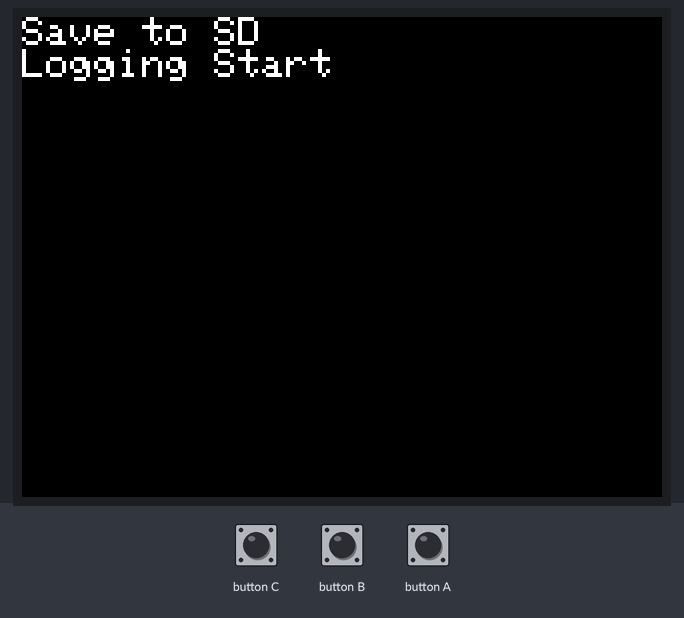
This program was run on a simulated ESP32. Parts: 320×240 colour display. The inputs (shaded band) are chosen by the test bench. Storage starts empty.

Above: at 1.4 s.
1.5 s: button C pressed for 0.15 s
At 2.5 s:
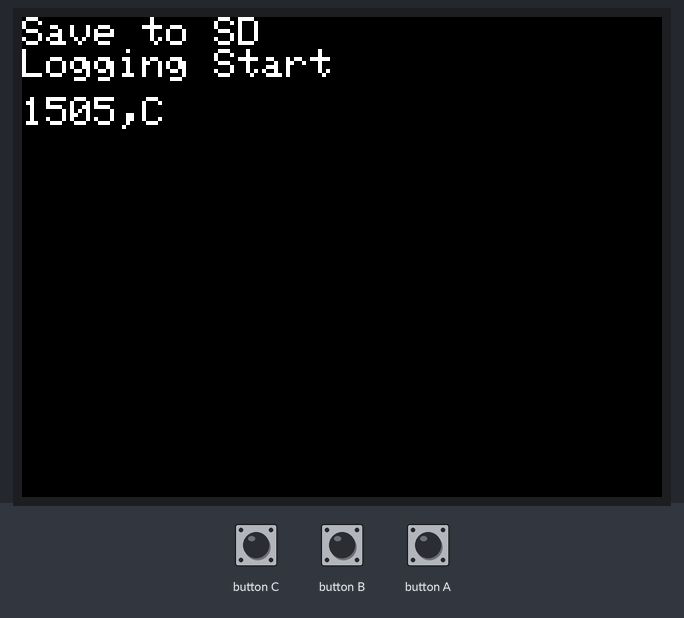
3.1 s: button B pressed for 0.15 s
At 3.7 s:
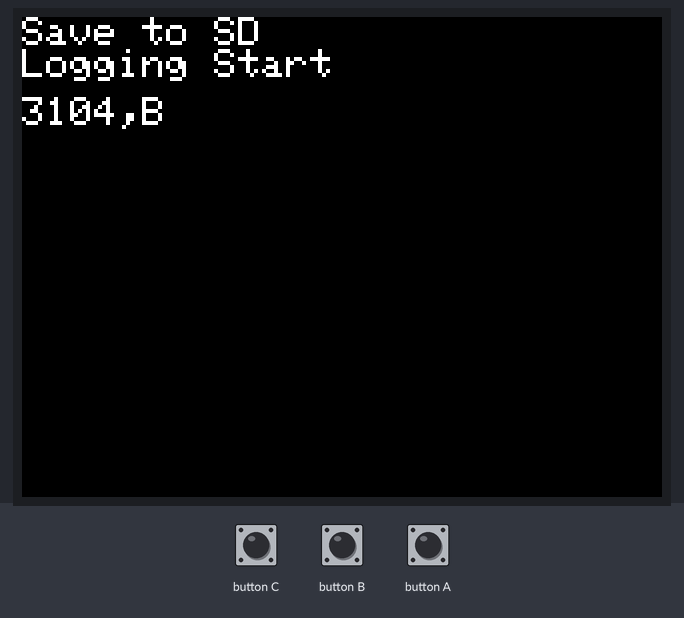
4.7 s: button A pressed for 0.15 s
At 5.9 s:
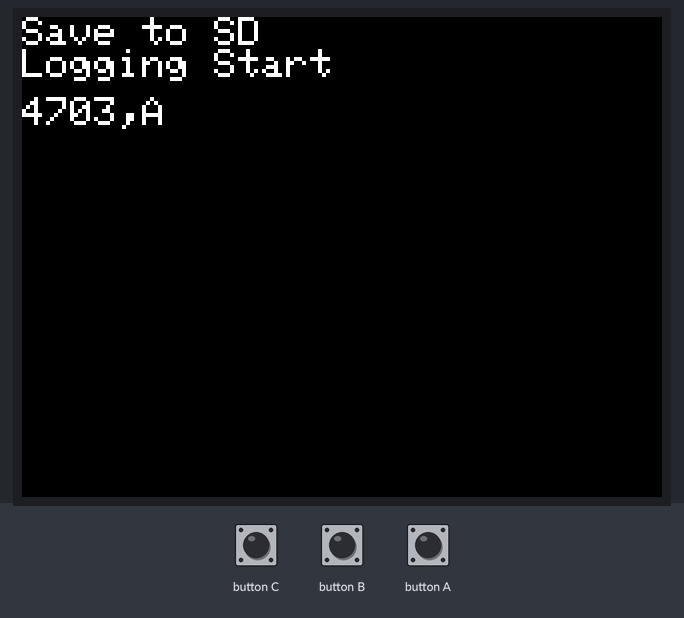
6.3 s: button C pressed for 1 s
At 7.2 s:
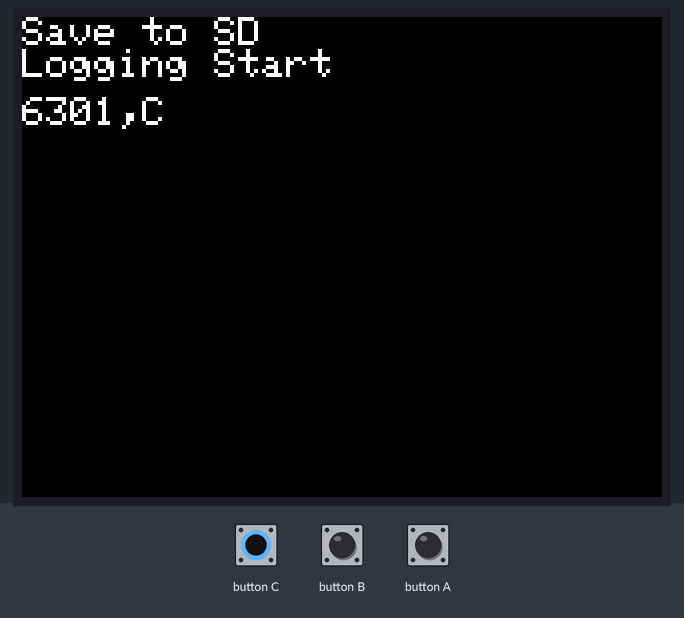
8.8 s: button B pressed for 1 s
At 9.2 s:
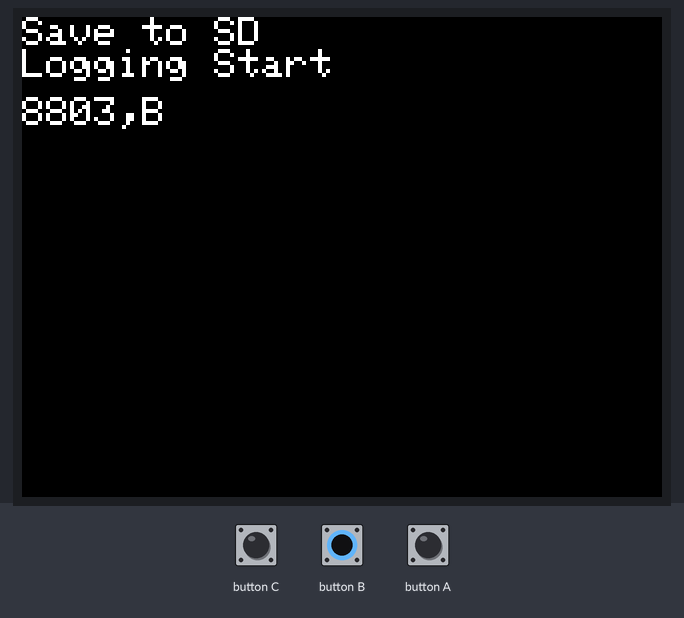
11.3 s: button A pressed for 1 s
At 12.4 s:
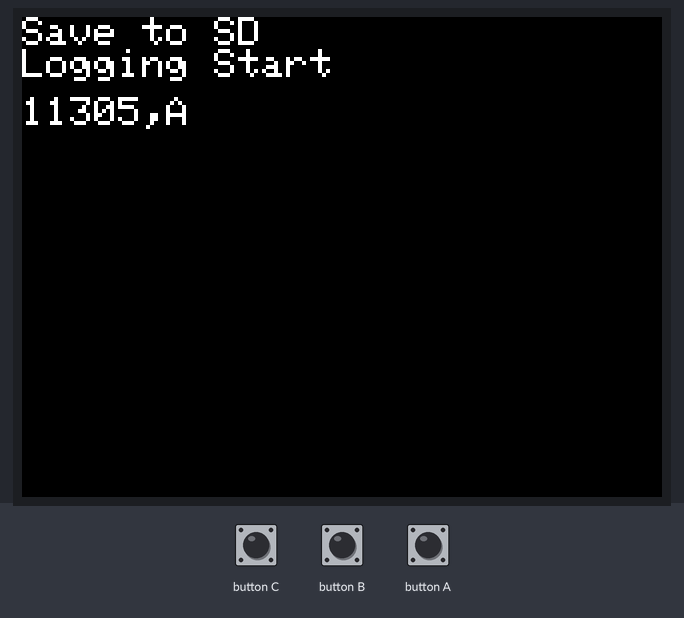
Timing chart, 0 to 14.3 s (numbered marks = the images above; inputs shaded):
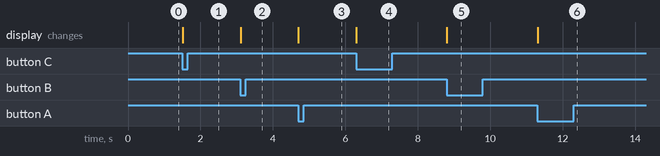

Measured:
- after the input at 1.5 s, the display: changes at once (image 1)
- after the input at 3.1 s, the display: changes at once (image 2)
- after the input at 4.7 s, the display: changes at once (image 3)
- after the input at 6.3 s, the display: changes at once (image 4)
- after the input at 8.8 s, the display: changes at once (image 5)
- after the input at 11.3 s, the display: changes at once (image 6)

The program:

main.cpp
```cpp
#include <M5Unified.h>
#include <SD.h>
File sdcard;

// 関数のプロトタイプ宣言
void logButton(char btn);

void setup() {
  auto cfg = M5.config();      // M5Unifiedが機種差を吸収
  M5.begin(cfg);
  // Display初期化
  M5.Display.setTextSize(2);
  M5.Display.setTextColor(TFT_WHITE, TFT_BLACK);
  M5.Display.clear();
  M5.Display.println("Save to SD");
  M5.Display.println("Logging Start");

  SD.begin(4, SPI, 40000000); // SDカード初期化(CSピン4, SPIクロック40MHz)
  sdcard = SD.open("/m5.csv", FILE_WRITE); // 追記モードでオープン
  sdcard.println("time,button"); // ヘッダー行書き込み
  sdcard.flush();
}

void loop() {
  M5.update();  //状態更新
  // A/B/C ボタンの押下を検出
  if (M5.BtnA.wasPressed()) logButton('A');
  if (M5.BtnB.wasPressed()) logButton('B');
  if (M5.BtnC.wasPressed()) logButton('C');
  delay(10);
}

void logButton(char btn) {
  // CSV形式で「時刻,ボタン」書き込み(時刻は起動からのミリ秒)
  String line = String(millis()) + "," + String(btn);
  M5.Display.drawString(line, 0, 40);
  if (sdcard) {
    sdcard.println(line);// 書き込み
    sdcard.flush();// SDカードに保存
  }
}
```
